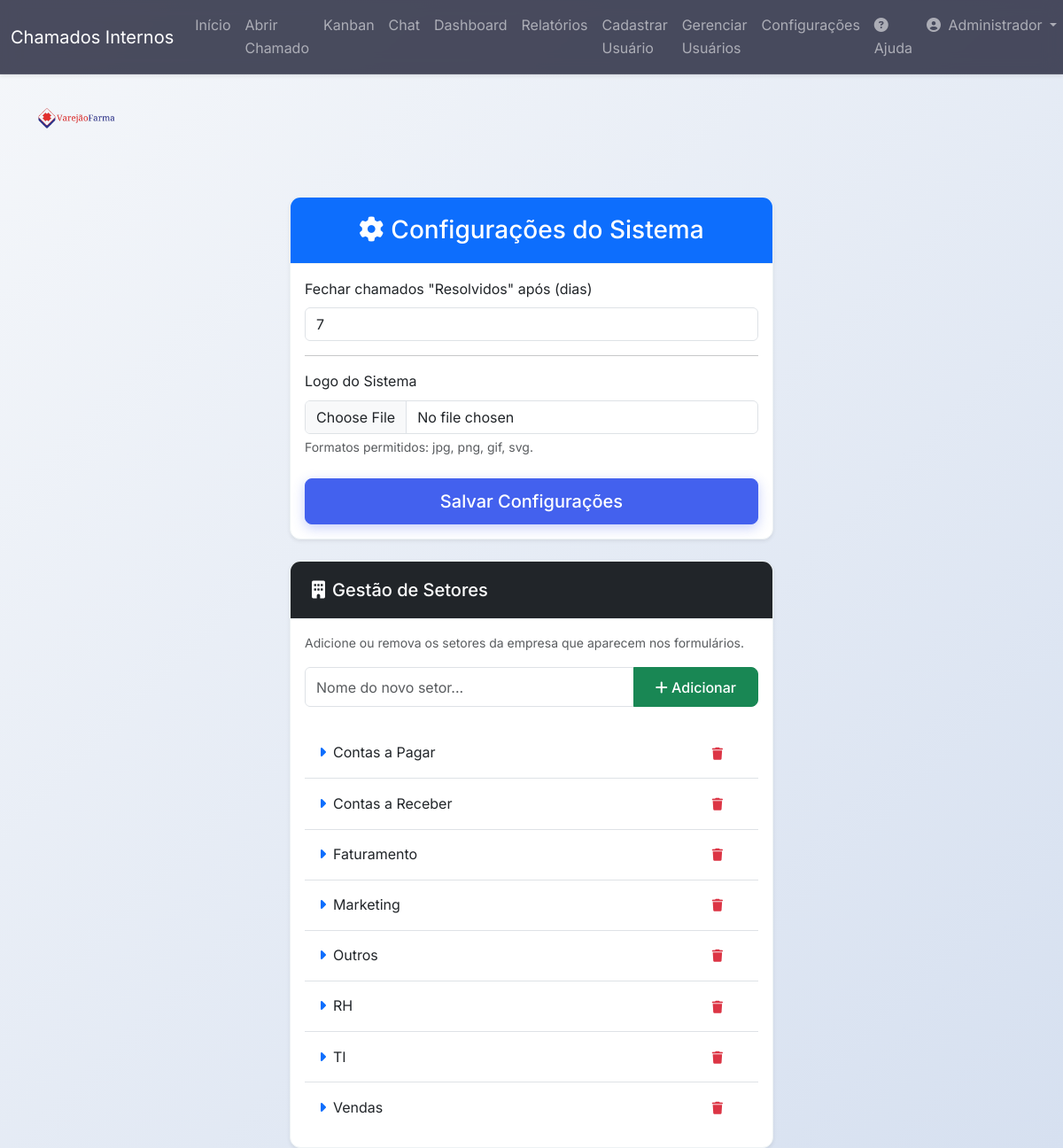
/settings (signed in), run on the app's committed database.
### app/models.py (models this page shows, shortened)
class User(db.Model, UserMixin):
    id = db.Column(db.Integer, primary_key=True)
    name = db.Column(db.String(100), nullable=False)
    email = db.Column(db.String(120), unique=True, nullable=False)
    sector = db.Column(db.String(50), nullable=False)
    password = db.Column(db.String(128), nullable=False)
    access_level = db.Column(db.String(20), nullable=False, default='colaborador')
    is_active = db.Column(db.Boolean, nullable=False, default=True)
    created_at = db.Column(db.DateTime, default=datetime.utcnow)
    tickets_created = db.relationship('Ticket', backref='author', lazy=True, foreign_keys='Ticket.user_id')
    tickets_assigned = db.relationship('Ticket', backref='assignee_user', lazy=True, foreign_keys='Ticket.assigned_to')
    comments = db.relationship('Comment', backref='comment_author', lazy=True)

class SystemSettings(db.Model):
    id = db.Column(db.Integer, primary_key=True)
    auto_close_days = db.Column(db.Integer, default=7)
    logo_filename = db.Column(db.String(100), nullable=True)

class Sector(db.Model):
    id = db.Column(db.Integer, primary_key=True)
    name = db.Column(db.String(50), nullable=False, unique=True)

### app/routes.py (the view)
@main.route('/settings', methods=['GET', 'POST'])
@login_required
def settings():
    if not is_admin():
        abort(403)
    form = SettingsForm()
    settings = SystemSettings.query.first()
    if not settings:
        settings = SystemSettings()
        db.session.add(settings)
        db.session.commit()
    if form.validate_on_submit():
        settings.auto_close_days = form.auto_close_days.data
        if form.logo.data:
            logo_filename = save_logo(form.logo.data)
            if logo_filename:
                settings.logo_filename = logo_filename
        db.session.commit()
        flash('Configurações salvas com sucesso!', 'success')
        return redirect(url_for('main.settings'))
    elif request.method == 'GET':
        form.auto_close_days.data = settings.auto_close_days
    sectors = Sector.query.order_by(Sector.name).all()
    return render_template('settings.html', title='Configurações', form=form, sectors=sectors)

### app/forms.py
class SettingsForm(FlaskForm):
    auto_close_days = IntegerField('Fechar chamados "Resolvidos" após (dias)', validators=[DataRequired(), NumberRange(min=1)])
    logo = FileField('Logo do Sistema', validators=[
        FileAllowed(['jpg', 'png', 'jpeg', 'gif', 'svg'], 'Apenas imagens (jpg, png, gif, svg) são permitidas!')
    ])
    submit = SubmitField('Salvar Configurações')

### app/__init__.py (called while the page is built)
@login_manager.user_loader
def load_user(user_id):
    from app.models import User
    return User.query.get(int(user_id))

### app/routes.py (called while the page is built)
@main.context_processor
def inject_system_settings():
    settings = SystemSettings.query.first()
    return dict(system_settings=settings)

def is_admin():
    return current_user.is_authenticated and current_user.access_level == 'administrador'

### app/templates/settings.html (shortened to what this page needs)
{% extends "base.html" %}
{% block content %}
<div class="row justify-content-start mt-4">
    <div class="col-12 text-start mb-3">
        <img src="{% if system_settings and system_settings.logo_filename %}{{ url_for('static', filename='uploads/' + system_settings.logo_filename) }}{% else %}https://neosul.com.br/clientes/1/img/logo.png{% endif %}" alt="Logo do Sistema" class="brand-logo">
    </div>
</div>
    <div class="row justify-content-center mt-5">
        <div class="col-md-8 col-lg-6">
            <div class="card shadow-sm mb-4">
                <div class="card-header text-center bg-primary text-white">
                    <h3 class="mb-0"><i class="fas fa-cog me-2"></i>Configurações do Sistema</h3>
                </div>
                <div class="card-body">
                    <form method="POST" action="" enctype="multipart/form-data">
                        <div class="mb-3">
                            {{ form.auto_close_days.label(class="form-label") }}
                            {{ form.auto_close_days(class="form-control") }}
                        </div>
                        <hr>
                        <div class="mb-3">
                            {{ form.logo.label(class="form-label") }}
                            {{ form.logo(class="form-control") }}
                            <div class="form-text">Formatos permitidos: jpg, png, gif, svg.</div>
                        </div>
                        <div class="d-grid gap-2 mt-4">
                            {{ form.submit(class="btn btn-primary btn-lg") }}
                        </div>
                    </form>
                </div>
            </div>
            <div class="card shadow-sm animate-fade-in" style="animation-delay: 0.1s;">
                <div class="card-header bg-dark text-white">
                    <h5 class="mb-0"><i class="fas fa-building me-2"></i>Gestão de Setores</h5>
                </div>
                <div class="card-body">
                    <p class="text-muted small">Adicione ou remova os setores da empresa que aparecem nos formulários.</p>
                    <form method="POST" action="{{ url_for('main.add_sector') }}" class="mb-4">
                        <div class="input-group">
                            <input type="text" name="name" class="form-control" placeholder="Nome do novo setor..." required>
                            <button class="btn btn-success" type="submit"><i class="fas fa-plus"></i> Adicionar</button>
                        </div>
                    </form>
                    <ul class="list-group list-group-flush">
                        {% for sector in sectors %}
                            <li class="list-group-item d-flex justify-content-between align-items-center bg-transparent">
                                <span><i class="fas fa-caret-right text-primary me-2"></i>{{ sector.name }}</span>
                                <form method="POST" action="{{ url_for('main.delete_sector', id=sector.id) }}" onsubmit="return confirm('Tem certeza que deseja remover este setor? Usuários e chamados vinculados não serão afetados, mas o setor deixará de aparecer em novos cadastros.');">
                                    <button type="submit" class="btn btn-sm btn-outline-danger border-0">
                                        <i class="fas fa-trash"></i>
                                    </button>
                                </form>
                            </li>
                        {% else %}
                            <li class="list-group-item text-center text-muted py-4">Nenhum setor cadastrado.</li>
                        {% endfor %}
                    </ul>
                </div>
            </div>
        </div>
    </div>
{% endblock content %}

### app/templates/base.html (shortened to what this page needs)
<!DOCTYPE html>
<html lang="pt-br">
<head>
    <link href="https://cdn.jsdelivr.net/npm/bootstrap@5.3.3/dist/css/bootstrap.min.css" rel="stylesheet">
    <link rel="stylesheet" href="https://cdnjs.cloudflare.com/ajax/libs/font-awesome/6.5.2/css/all.min.css" />
    <link rel="stylesheet" href="{{ url_for('static', filename='css/style.css') }}">
</head>
<body class="">
    {% include 'components/navbar.html' %}
    <main role="main" class="container-xl mt-4 animate-fade-in">
        {% block content %}{% endblock %}
    </main>
    <div class="toast-container position-fixed bottom-0 end-0 p-3" style="z-index: 1100">
    </div>
</body>
</html>

### app/templates/components/navbar.html (shortened to what this page needs)
<nav class="navbar navbar-expand-xl navbar-dark shadow-sm sticky-top glass-navbar">
    <div class="container-fluid">
        <a class="navbar-brand" href="{{ url_for('main.home') }}">Chamados Internos</a>
        <div class="collapse navbar-collapse" id="navbarNav">
            <ul class="navbar-nav me-auto mb-2 mb-lg-0">
                {% if current_user.is_authenticated %}
                    <li class="nav-item">
                        <a class="nav-link" href="{{ url_for('main.home') }}">Início</a>
                    </li>
                    <li class="nav-item">
                        <a class="nav-link" href="{{ url_for('main.create_ticket') }}">Abrir Chamado</a>
                    </li>
                    <li class="nav-item">
                        <a class="nav-link" href="{{ url_for('main.tickets_kanban') }}">Kanban</a>
                    </li>
                    <li class="nav-item">
                        <a id="nav-chat-link" class="nav-link position-relative" href="{{ url_for('main.chat_users') }}">
                            Chat
                        </a>
                    </li>
                    {% if current_user.access_level in ['tecnico', 'administrador'] %}
                        <li class="nav-item">
                            <a class="nav-link" href="{{ url_for('main.dashboard') }}">Dashboard</a>
                        </li>
                        <li class="nav-item">
                            <a class="nav-link" href="{{ url_for('main.reports') }}">Relatórios</a>
                        </li>
                    {% endif %}
                    {% if current_user.access_level == 'administrador' %}
                        <li class="nav-item">
                            <a class="nav-link" href="{{ url_for('main.register') }}">Cadastrar Usuário</a>
                        </li>
                        <li class="nav-item">
                            <a class="nav-link" href="{{ url_for('main.user_management') }}">Gerenciar Usuários</a>
                        </li>
                        <li class="nav-item">
                            <a class="nav-link" href="{{ url_for('main.settings') }}">Configurações</a>
                        </li>
                    {% endif %}
                {% endif %}
            </ul>
            <ul class="navbar-nav ms-auto mb-2 mb-lg-0">
                {% if current_user.is_authenticated %}
                    <li class="nav-item">
                        <a class="nav-link" href="{{ url_for('main.help') }}"><i class="fas fa-question-circle me-1"></i>Ajuda</a>
                    </li>
                    <li class="nav-item dropdown">
                        <a class="nav-link dropdown-toggle" href="#" id="navbarDropdown" role="button" data-bs-toggle="dropdown" aria-expanded="false">
                            <i class="fas fa-user-circle me-1"></i> {{ current_user.name }}
                        </a>
                    </li>
                {% else %}
                    <li class="nav-item">
                        <a class="nav-link" href="{{ url_for('main.login') }}">Login</a>
                    </li>
                {% endif %}
            </ul>
        </div>
    </div>
</nav>

### app/static/css/style.css (style rules this page uses)
:root { --primary: #4361ee; --primary-hover: #3a56d4; --secondary: #7209b7; --accent: #4cc9f0; --success: #06d6a0; --warning: #ffd166; --danger: #ef476f; --info: #118ab2; --bg-main: #f8f9fc; --bg-white: #ffffff; --text-main: #2b2d42; --text-muted: #8d99ae; --border-color: #edf2f4; --card-shadow: 0 4px 6px -1px rgba(0, 0, 0, 0.05), 0 2px 4px -1px rgba(0, 0, 0, 0.03); --card-shadow-hover: 0 20px 25px -5px rgba(0, 0, 0, 0.05), 0 10px 10px -5px rgba(0, 0, 0, 0.02); --glass-bg: rgba(255, 255, 255, 0.7); --glass-border: rgba(255, 255, 255, 0.4); --radius-sm: 8px; --radius-md: 12px; --radius-lg: 18px; --transition: all 0.3s cubic-bezier(0.4, 0, 0.2, 1); }
body { background: radial-gradient(circle at top right, #fdfcfb 0%, #e2d1c3 100%); background: linear-gradient(135deg, #f5f7fa 0%, #d6e0f0 100%); background-attachment: fixed; color: var(--text-main); font-family: 'Inter', sans-serif; line-height: 1.6; }
.glass-navbar { background: rgba(43, 45, 66, 0.85); backdrop-filter: blur(10px); -webkit-backdrop-filter: blur(10px); border-bottom: 1px solid rgba(255, 255, 255, 0.1); }
.card { background: var(--bg-white); border: 1px solid var(--border-color); border-radius: var(--radius-md); box-shadow: var(--card-shadow); transition: var(--transition); overflow: hidden; }
.card-header { background: transparent; border-bottom: 1px solid var(--border-color); padding: 1.25rem 1.5rem; font-weight: 600; }
.btn { border-radius: var(--radius-sm); padding: 0.6rem 1.5rem; font-weight: 500; transition: var(--transition); }
.btn-primary { background-color: var(--primary); border-color: var(--primary); box-shadow: 0 4px 14px 0 rgba(67, 97, 238, 0.3); }
.animate-fade-in { animation: fadeInUp 0.5s ease forwards; }
.brand-logo { max-height: 50px; width: auto; transition: var(--transition); }

### data on the page
User: name "Administrador"
SystemSettings: logo_filename (picture)
Sector: name "Contas a Pagar"
Sector: name "Contas a Receber"
Sector: name "Faturamento"
Sector: name "Marketing"
Sector: name "Outros"
Sector: name "RH"
Sector: name "TI"
Sector: name "Vendas"
